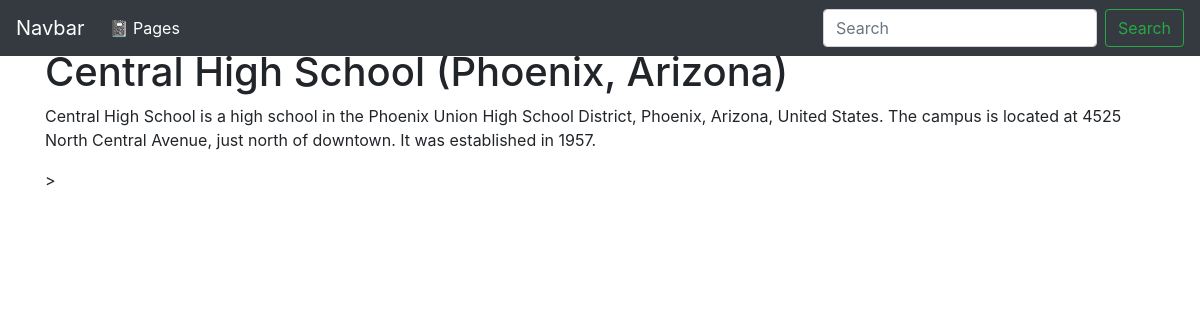
Page /wiki/central-high-school-phoenix-arizona/ on the committed database.
### wiki/views.py (the view, shortened to what this page needs)
# urls.py: path('<str:slug>/', views.PageDetailView.as_view(), name='wiki-details-page'),
class PageDetailView(DetailView):
    model = Page
    def get(self, request, slug):
        page = self.get_queryset().get(slug__iexact=slug)
        return render(request, 'wiki/page.html', {
          'page': page
        })

### wiki/templates/wiki/page.html
{% extends 'base.html' %}
{% block content %}
    <h1 class="mt-5">{{ page.title }}</h1>
    <p>{{ page.content }}</p>
{% endblock %}

### rows in the picture
Page: title "Central High School (Phoenix, Arizona)", content "Central High School is a high school in the Phoenix Union High School District, Phoenix, Arizona, United States. The campus is located at 4525 North Central Avenue, just north of downtown. It was established in 1957."
